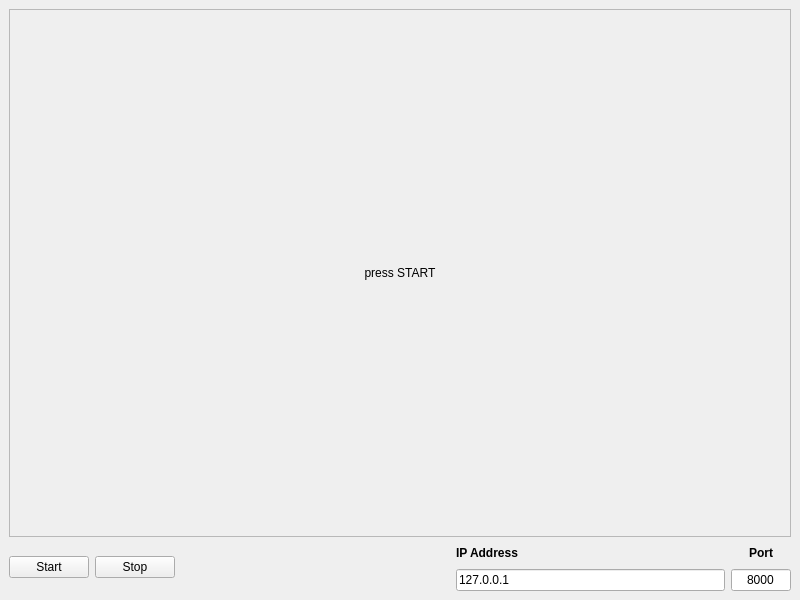
<?xml version="1.0" encoding="UTF-8"?>
<ui version="4.0">
 <class>MainWindow</class>
 <widget class="QMainWindow" name="MainWindow">
  <property name="enabled">
   <bool>true</bool>
  </property>
  <property name="geometry">
   <rect>
    <x>0</x>
    <y>0</y>
    <width>800</width>
    <height>600</height>
   </rect>
  </property>
  <property name="minimumSize">
   <size>
    <width>640</width>
    <height>480</height>
   </size>
  </property>
  <property name="windowTitle">
   <string>Mediapipe</string>
  </property>
  <property name="animated">
   <bool>true</bool>
  </property>
  <widget class="QWidget" name="centralwidget">
   <property name="enabled">
    <bool>true</bool>
   </property>
   <property name="sizePolicy">
    <sizepolicy hsizetype="Expanding" vsizetype="Expanding">
     <horstretch>0</horstretch>
     <verstretch>0</verstretch>
    </sizepolicy>
   </property>
   <layout class="QGridLayout" name="gridLayout">
    <item row="2" column="4">
     <widget class="QLineEdit" name="oscPort">
      <property name="minimumSize">
       <size>
        <width>0</width>
        <height>0</height>
       </size>
      </property>
      <property name="maximumSize">
       <size>
        <width>60</width>
        <height>16777215</height>
       </size>
      </property>
      <property name="text">
       <string>8000</string>
      </property>
      <property name="alignment">
       <set>Qt::AlignmentFlag::AlignCenter</set>
      </property>
     </widget>
    </item>
    <item row="0" column="0" colspan="5">
     <widget class="QLabel" name="camLabel">
      <property name="sizePolicy">
       <sizepolicy hsizetype="Expanding" vsizetype="Expanding">
        <horstretch>0</horstretch>
        <verstretch>0</verstretch>
       </sizepolicy>
      </property>
      <property name="sizeIncrement">
       <size>
        <width>1</width>
        <height>1</height>
       </size>
      </property>
      <property name="frameShape">
       <enum>QFrame::Shape::StyledPanel</enum>
      </property>
      <property name="text">
       <string>press START</string>
      </property>
      <property name="scaledContents">
       <bool>false</bool>
      </property>
      <property name="alignment">
       <set>Qt::AlignmentFlag::AlignCenter</set>
      </property>
      <property name="wordWrap">
       <bool>false</bool>
      </property>
      <property name="textInteractionFlags">
       <set>Qt::TextInteractionFlag::NoTextInteraction</set>
      </property>
     </widget>
    </item>
    <item row="1" column="1" rowspan="2">
     <widget class="QPushButton" name="stopButton">
      <property name="text">
       <string>Stop</string>
      </property>
     </widget>
    </item>
    <item row="1" column="4">
     <widget class="QLabel" name="oscPortLabel">
      <property name="font">
       <font>
        <bold>true</bold>
       </font>
      </property>
      <property name="text">
       <string>Port</string>
      </property>
      <property name="alignment">
       <set>Qt::AlignmentFlag::AlignCenter</set>
      </property>
      <property name="textInteractionFlags">
       <set>Qt::TextInteractionFlag::NoTextInteraction</set>
      </property>
     </widget>
    </item>
    <item row="2" column="3">
     <widget class="QLineEdit" name="oscAddress">
      <property name="text">
       <string>127.0.0.1</string>
      </property>
     </widget>
    </item>
    <item row="1" column="0" rowspan="2">
     <widget class="QPushButton" name="startButton">
      <property name="text">
       <string>Start</string>
      </property>
     </widget>
    </item>
    <item row="1" column="3">
     <widget class="QLabel" name="oscAddressLabel">
      <property name="font">
       <font>
        <bold>true</bold>
       </font>
      </property>
      <property name="text">
       <string>IP Address</string>
      </property>
      <property name="textFormat">
       <enum>Qt::TextFormat::AutoText</enum>
      </property>
      <property name="textInteractionFlags">
       <set>Qt::TextInteractionFlag::NoTextInteraction</set>
      </property>
     </widget>
    </item>
    <item row="1" column="2">
     <spacer name="horizontalSpacer">
      <property name="orientation">
       <enum>Qt::Orientation::Horizontal</enum>
      </property>
      <property name="sizeHint" stdset="0">
       <size>
        <width>40</width>
        <height>20</height>
       </size>
      </property>
     </spacer>
    </item>
   </layout>
  </widget>
 </widget>
 <resources/>
 <connections/>
</ui>
